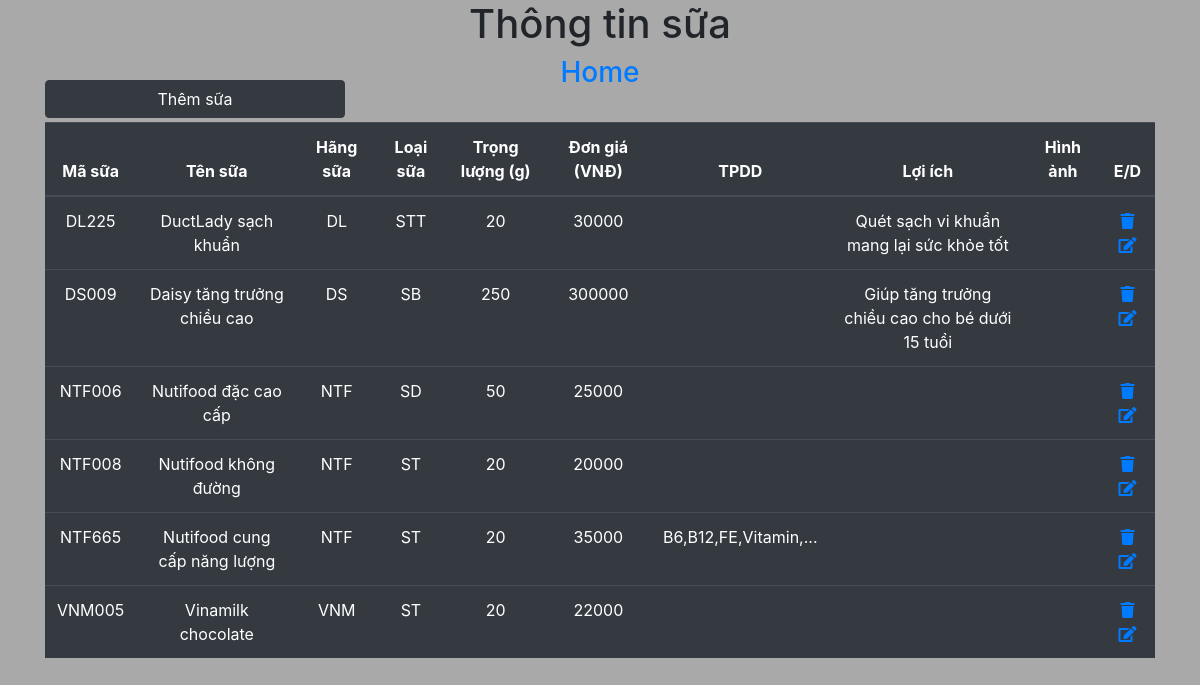
The app's page /bt3/showsua.php with its own data.
### tables this page shows
create table sua(
MaSua varchar(10) not null primary key,
TenSua varchar(50) not null,
MaHS varchar(10) not null,
MaLoai varchar(10) not null,
TrongLuong int not null,
DonGia int not null,
TPDD varchar(300),
LoiIch varchar(300),
HinhAnh blob,
foreign key (MaHS) references hangsua(MaHS),
foreign key (MaLoai) references loaisua(MaLoai)
);

### bt3/entity.php (called while the page is built, shortened)
<?php
include 'mysqlhelper.php';
abstract class Entity{
 function __construct($db)
 {
 $this->mysql = new MySQLHelper("localhost","root","anhdung0403");
 }
}
?>

### bt3/mysqlhelper.php (called while the page is built, shortened)
<?php
class MySQLHelper{
 private $server;
 private $user;
 private $pass;
 private $conn;
 function __construct($server="localhost",$user="root",$pass="anhdung0403")
 {
 $this->server = $server;
 $this->user = $user;
 $this->pass = $pass;
 }
 public function OpenDB($db){
 $this->conn = new mysqli($this->server,$this->user,$this->pass,$db);
 }
 public function GetAll($table){
 $sql = "select * from ".$table;
 $result = $this->conn->query($sql);
 return $result;
 }
}
?>

### bt3/sua.php (called while the page is built, shortened)
<?php
require_once 'entity.php';
class Sua extends Entity {
    public function GetAll(){
        return $this->mysql->GetAll("Sua");
    }
}
?>

### bt3/showsua.php (the view, shortened to what this page needs)
<!DOCTYPE html>
<html lang="en">
<?php
 include 'sua.php';
?>
<head>
 <link rel="stylesheet"
href="https://maxcdn.bootstrapcdn.com/bootstrap/4.5.2/css/bootstrap.min.css">
 <link rel="stylesheet" href="https://use.fontawesome.com/releases/v5.7.0/css/all.css"
integrity="sha384-lZN37f5QGtY3VHgisS14W3ExzMWZxybE1SJSEsQp9S+oqd12jhcu+A56Ebc1zFSJ"
crossorigin="anonymous">
</head>
<body>
<div class="container text-center">
 <h1>Thông tin sữa</h1>
 <h3><a href="index.php">Home</a></h3>
 <br>
 <table class="table table-dark">
 <thead>
 <tr>
 <th>Mã sữa</th>
 <th>Tên sữa</th>
 <th>Hãng sữa</th>
 <th>Loại sữa</th>
 <th>Trọng lượng (g)</th>
 <th>Đơn giá (VNĐ)</th>
 <th>TPDD</th>
 <th>Lợi ích</th>
 <th>Hình ảnh</th>
 <th>E/D</th>
 </tr>
 </thead>
 <tbody>
 <?php
 $sua = new Sua("qlsua");
 $result = $sua->GetAll();
 while($row = mysqli_fetch_array($result)){
 echo "<tr>";
 echo "<td>".$row['MaSua']."</td>";
 echo "<td>".$row['TenSua']."</td>";
 echo "<td>".$row['MaHS']."</td>";
 echo "<td>".$row['MaLoai']."</td>";
 echo "<td>".$row['TrongLuong']."</td>";
 echo "<td>".$row['DonGia']."</td>";
 echo "<td>".$row['TPDD']."</td>";
 echo "<td>".$row['LoiIch']."</td>";
 echo "<td>".$row['HinhAnh']."</td>";
 echo "<td><a href='dels.php?MaSua=".$row['MaSua']."'>
 <i class='fas fa-trash'></i>
 </a>
 <a href='editsua.php?MaSua=".$row['MaSua']."'>
 <i class='fa fa-edit'></i>
 </a>
 </td>";
 echo "</tr>";
 }
 ?>
 </tbody>
 </table>
 <a style="position: absolute; top:80px;" href="addsua.php" class="btn btn-dark btn-block">Thêm sữa</a>
</div>
</body>
</html>

### bt3/showsua.php (style rules this page uses)
body { background-color: darkgray; }
.btn { width: 300px; }

### records on screen
sua: MaSua "DL225", TenSua "DuctLady sạch khuẩn", MaHS "DL", MaLoai "STT", TrongLuong "20", DonGia "30000", LoiIch "Quét sạch vi khuẩn mang lại sức khỏe tốt"
sua: MaSua "DS009", TenSua "Daisy tăng trưởng chiều cao", MaHS "DS", MaLoai "SB", TrongLuong "250", DonGia "300000", LoiIch "Giúp tăng trưởng chiều cao cho bé dưới 15 tuổi"
sua: MaSua "NTF006", TenSua "Nutifood đặc cao cấp", MaHS "NTF", MaLoai "SD", TrongLuong "50", DonGia "25000"
sua: MaSua "NTF008", TenSua "Nutifood không đường", MaHS "NTF", MaLoai "ST", TrongLuong "20", DonGia "20000"
sua: MaSua "NTF665", TenSua "Nutifood cung cấp năng lượng", MaHS "NTF", MaLoai "ST", TrongLuong "20", DonGia "35000", TPDD "B6,B12,FE,Vitamin,..."
sua: MaSua "VNM005", TenSua "Vinamilk chocolate", MaHS "VNM", MaLoai "ST", TrongLuong "20", DonGia "22000"
